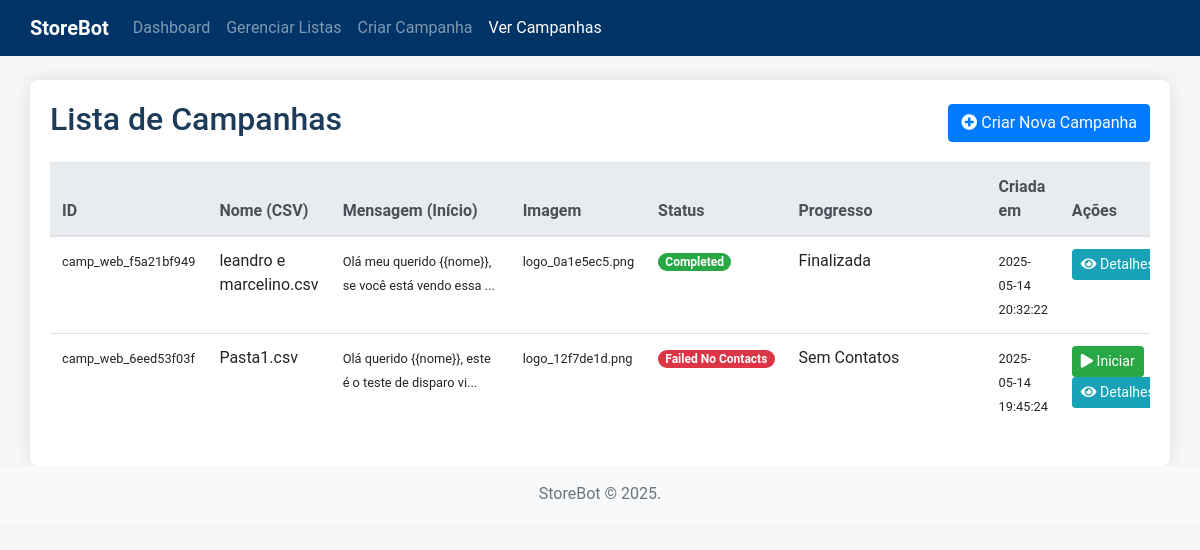
The page /campaigns on the database as committed earlier.
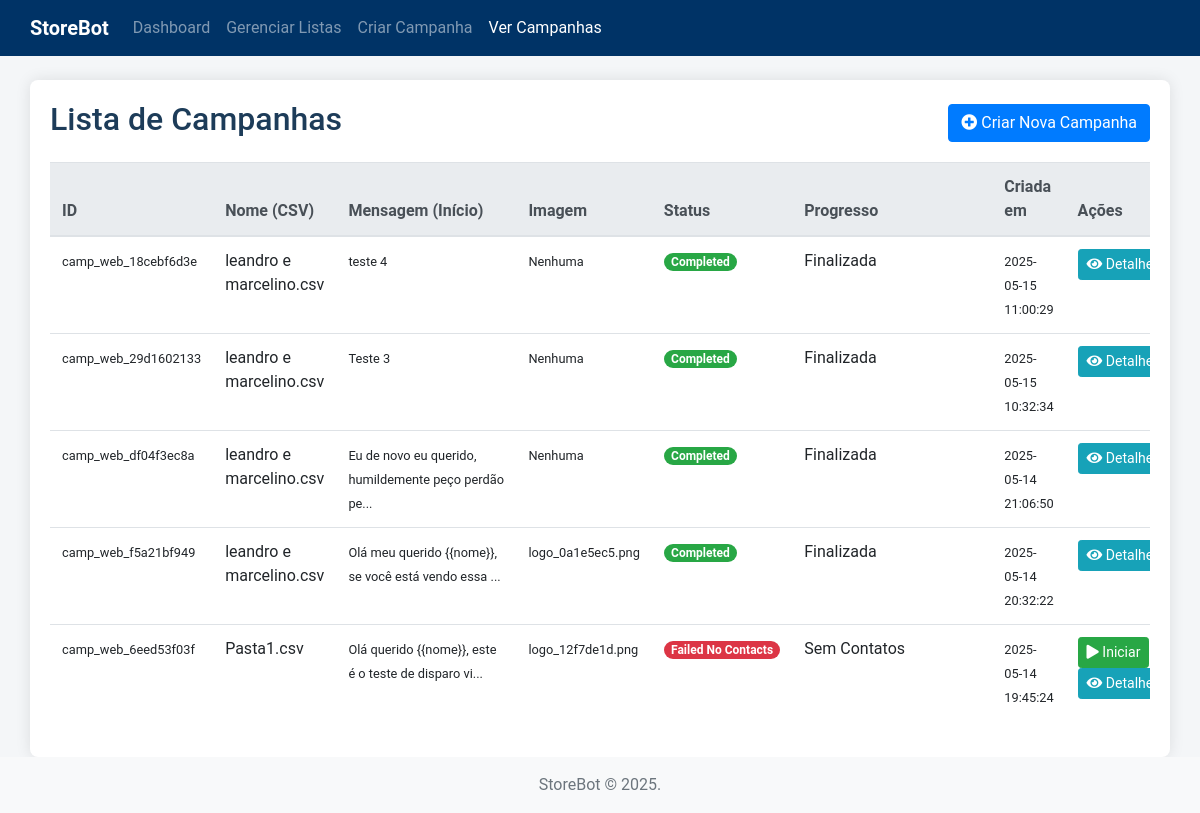
The same page on the database as committed later.
### tables this page shows
CREATE TABLE campaigns (
        campaign_id TEXT PRIMARY KEY,
        csv_filename TEXT,
        message_template TEXT,
        image_filename TEXT, /* Apenas o nome do arquivo, não o caminho completo */
        created_at DATETIME DEFAULT CURRENT_TIMESTAMP,
        status TEXT DEFAULT 'PENDING' /* PENDING, IN_PROGRESS, COMPLETED, COMPLETED_WITH_ERRORS, PAUSED */
    );

### frontend/web_interface.py (the view)
@app.route('/campaigns')
def list_campaigns():
    all_campaigns_rows = database_manager.get_campaigns_with_status([
        'PENDING', 'IN_PROGRESS', 'COMPLETED',
        'COMPLETED_WITH_ERRORS', 'FAILED_NO_CONTACTS', 'PAUSED', 'FAILED'
    ])
    campaigns_for_template = [dict(campaign) for campaign in all_campaigns_rows] if all_campaigns_rows else []
    return render_template('list_campaigns.html',
                           title="Minhas Campanhas",
                           campaigns=campaigns_for_template)

### backend/database_manager.py (called while the page is built)
def get_db_connection():
    conn = sqlite3.connect(DATABASE_NAME)
    conn.row_factory = sqlite3.Row
    return conn

def get_campaigns_with_status(status_list=['PENDING', 'IN_PROGRESS', 'PAUSED']):
    conn = get_db_connection()
    cursor = conn.cursor()
    try:
        placeholders = ','.join('?' for _ in status_list)
        query = f"SELECT * FROM campaigns WHERE status IN ({placeholders}) ORDER BY created_at DESC"
        cursor.execute(query, status_list)
        campaigns = cursor.fetchall()
        return campaigns
    except sqlite3.Error as e:
        print(f"Erro ao buscar campanhas com status {status_list}: {e}")
        return []
    finally:
        conn.close()

### frontend/web_interface.py (called while the page is built)
@app.context_processor
def inject_now():
    return {'now': datetime.now()}

### frontend/templates/list_campaigns.html (shortened to what this page needs)
{% extends "base.html" %}
{% block content %}
<div class="d-flex justify-content-between align-items-center mb-3">
    <h2>Lista de Campanhas</h2>
    <a href="{{ url_for('create_campaign') }}" class="btn btn-primary"><i class="fas fa-plus-circle"></i> Criar Nova Campanha</a>
</div>
{% if campaigns %}
    <div class="table-responsive">
        <table class="table table-hover">
            <thead class="thead-light">
                <tr>
                    <th>ID</th>
                    <th>Nome (CSV)</th>
                    <th style="min-width: 180px;">Mensagem (Início)</th>
                    <th>Imagem</th>
                    <th>Status</th>
                    <th>Progresso</th>
                    <th>Criada em</th>
                    <th>Ações</th>
                </tr>
            </thead>
            <tbody>
                {% for campaign in campaigns %}
                <tr data-campaign-id="{{ campaign.campaign_id }}">
                    <td><small>{{ campaign.campaign_id }}</small></td>
                    <td>{{ campaign.csv_filename }}</td>
                    <td><small>{{ campaign.message_template[:50] }}{% if campaign.message_template|length > 50 %}...{% endif %}</small></td>
                    <td><small>{{ campaign.image_filename if campaign.image_filename else 'Nenhuma' }}</small></td>
                    <td class="campaign-status-cell">
                        <span class="badge badge-pill
                            {% if campaign.status == 'COMPLETED' %}badge-success
                            {% elif campaign.status == 'IN_PROGRESS' %}badge-info
                            {% elif campaign.status == 'PENDING' %}badge-secondary
                            {% elif campaign.status in ['FAILED', 'FAILED_NO_CONTACTS'] %}badge-danger
                            {% elif campaign.status == 'COMPLETED_WITH_ERRORS' %}badge-warning
                            {% elif campaign.status == 'PAUSED' %}badge-warning
                            {% else %}badge-light
                            {% endif %}">
                            {{ campaign.status.replace('_', ' ')|title }}
                        </span>
                    </td>
                    <td class="campaign-progress-cell" style="min-width: 200px;">
                        <div id="progress-text-{{ campaign.campaign_id }}">
                            {% if campaign.status == 'IN_PROGRESS' %}
                                Iniciando...
                            {% elif campaign.status == 'COMPLETED' or campaign.status == 'COMPLETED_WITH_ERRORS' or campaign.status == 'FAILED' %}
                                Finalizada
                            {% elif campaign.status == 'FAILED_NO_CONTACTS' %}
                                Sem Contatos
                            {% else %}
                                Aguardando
                            {% endif %}
                        </div>
                    </td>
                    <td><small>{{ campaign.created_at.split('.')[0] if campaign.created_at else 'N/A' }}</small></td>
                    <td class="campaign-action-cell" style="min-width: 180px;">
                        {% if campaign.status in ['PENDING', 'PAUSED', 'FAILED', 'FAILED_NO_CONTACTS', 'COMPLETED_WITH_ERRORS'] %}
                            <form action="{{ url_for('start_campaign_processing_route', campaign_id=campaign.campaign_id) }}" method="POST" style="display: inline;" class="start-campaign-form">
                                <button type="submit" class="btn btn-sm btn-success btn-start-campaign" title="Iniciar/Retomar Disparos">
                                    <i class="fas fa-play"></i>
                                    {% if campaign.status == 'PENDING' %}Iniciar
                                    {% elif campaign.status == 'FAILED_NO_CONTACTS' and not campaign.dispatch_log_exists %}
                                        Iniciar
                                    {% else %}Retomar
                                    {% endif %}
                                </button>
                            </form>
                        {% elif campaign.status == 'IN_PROGRESS' %}
                             <button class="btn btn-sm btn-warning btn-pause-campaign" disabled title="Pausar Disparos (Em desenvolvimento)">
                                <i class="fas fa-pause"></i> Pausar
                             </button>
                        {% endif %}
                        <a href="{{ url_for('campaign_details_page', campaign_id=campaign.campaign_id) }}" class="btn btn-sm btn-info" title="Ver Detalhes e Logs">
                            <i class="fas fa-eye"></i> Detalhes
                        </a>
                    </td>
                </tr>
                {% endfor %}
            </tbody>
        </table>
    </div>
{% else %}
    <div class="alert alert-info">
        Nenhuma campanha criada ainda. <a href="{{ url_for('create_campaign') }}" class="alert-link">Clique aqui para criar sua primeira campanha!</a>
    </div>
{% endif %}
{% endblock %}

### frontend/templates/base.html (shortened to what this page needs)
<!doctype html>
<html lang="pt-br">
  <head>
    <link rel="stylesheet" href="https://cdnjs.cloudflare.com/ajax/libs/font-awesome/5.15.3/css/all.min.css">
    <link rel="stylesheet" href="https://stackpath.bootstrapcdn.com/bootstrap/4.5.2/css/bootstrap.min.css">
    <link rel="stylesheet" href="{{ url_for('static', filename='css/style.css') }}">
  </head>
  <body>
    <nav class="navbar navbar-expand-lg navbar-dark bg-dark mb-4">
      <div class="container">
        <a class="navbar-brand" href="{{ url_for('index') }}">StoreBot</a>
        <div class="collapse navbar-collapse" id="navbarNav">
          <ul class="navbar-nav mr-auto">
            <li class="nav-item {% if request.endpoint == 'index' %}active{% endif %}">
              <a class="nav-link" href="{{ url_for('index') }}">Dashboard</a>
            </li>
            <li class="nav-item {% if request.endpoint == 'manage_lists' %}active{% endif %}">
              <a class="nav-link" href="{{ url_for('manage_lists') }}">Gerenciar Listas</a>
            </li>
            <li class="nav-item {% if request.endpoint == 'create_campaign' %}active{% endif %}">
              <a class="nav-link" href="{{ url_for('create_campaign') }}">Criar Campanha</a>
            </li>
            <li class="nav-item {% if request.endpoint == 'list_campaigns' %}active{% endif %}">
              <a class="nav-link" href="{{ url_for('list_campaigns') }}">Ver Campanhas</a>
            </li>
          </ul>
          </div>
      </div>
    </nav>
    <main role="main" class="container">
      {% block content %}
      {% endblock %}
    </main>
    <footer class="footer mt-auto py-3 bg-light">
      <div class="container text-center">
        <span class="text-muted">StoreBot &copy; {{ now.year if now else 2025 }}.</span>
      </div>
    </footer>

### frontend/static/css/style.css (style rules this page uses)
body { font-family: 'Roboto', sans-serif; background-color: #f4f6f8; color: #333; }
.navbar-dark.bg-dark { background-color: #003366 !important; }
.navbar-brand { font-weight: bold; }
.btn-primary { background-color: #007bff; border-color: #007bff; }
body > main.container, .content-container { background-color: #ffffff; padding: 20px; border-radius: 8px; box-shadow: 0 0 15px rgba(0,0,0,0.1); }
.navbar .container { background-color: transparent !important; padding: 0 !important; box-shadow: none !important; border-radius: 0 !important; }
h1, h2, h3, h4, h5, h6 { color: #1d3c59; }

Rows that differ between the two databases and show on the page:
added campaigns: campaign_id "camp_web_18cebf6d3e", csv_filename "leandro e marcelino.csv", message_template "teste 4", image_filename "Nenhuma", status.replace "Completed", shows "Finalizada", created_at "2025-05-15 11:00:29"
added campaigns: campaign_id "camp_web_29d1602133", csv_filename "leandro e marcelino.csv", message_template "Teste 3", image_filename "Nenhuma", status.replace "Completed", shows "Finalizada", created_at "2025-05-15 10:32:34"
added campaigns: campaign_id "camp_web_df04f3ec8a", csv_filename "leandro e marcelino.csv", message_template "Eu de novo eu querido, humildemente peço perdão pe", image_filename "Nenhuma", status.replace "Completed", shows "Finalizada", created_at "2025-05-14 21:06:50"
